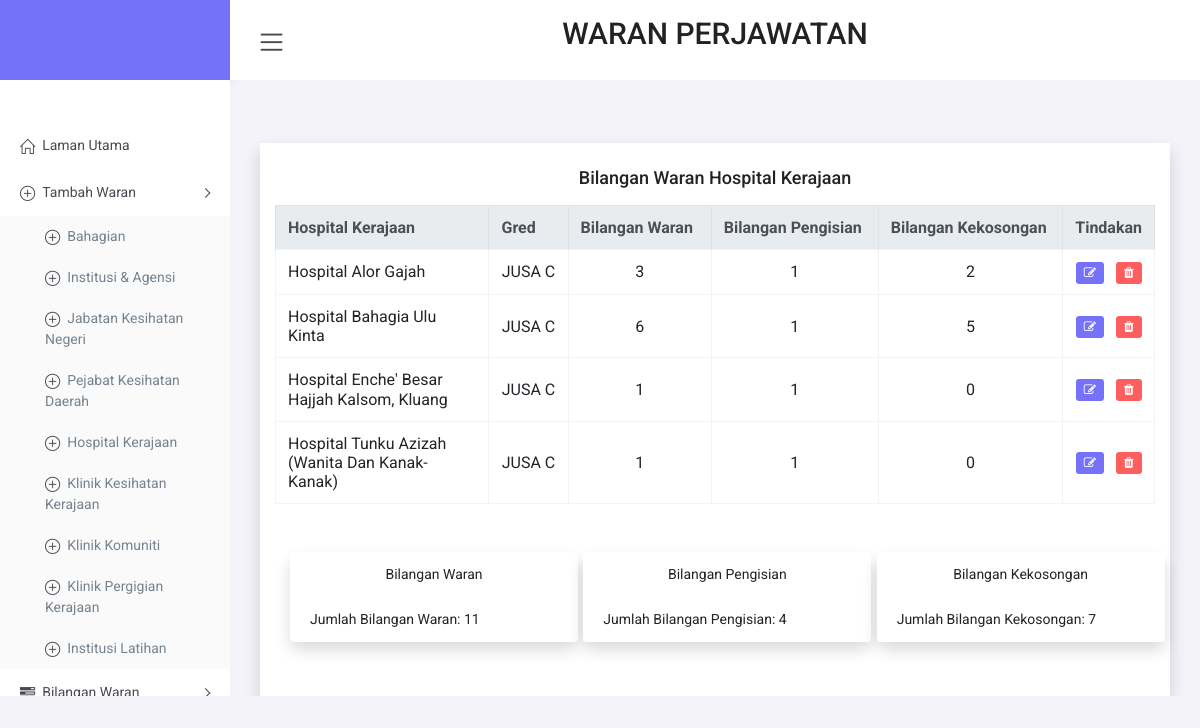
/admin/manage-hospital.php (signed in), run on the app's committed database.
### tables this page shows
CREATE TABLE `data_hospital` (
  `id` int(11) NOT NULL AUTO_INCREMENT,
  `hospital` varchar(255) NOT NULL,
  PRIMARY KEY (`id`)
);

CREATE TABLE `hospital` (
  `id` int(50) NOT NULL AUTO_INCREMENT,
  `id_hospital` int(11) NOT NULL,
  `gred` varchar(255) NOT NULL,
  `bil_waran` int(50) NOT NULL,
  `bil_isi` int(50) NOT NULL,
  `bil_kosong` int(50) NOT NULL,
  PRIMARY KEY (`id`)
);

### admin/manage-hospital.php (the view, shortened to what this page needs)
<head>
<link href="https://cdn.jsdelivr.net/npm/bootstrap@5.0.2/dist/css/bootstrap.min.css" rel="stylesheet">
<link href="https://cdn.jsdelivr.net/npm/simple-datatables@latest/dist/style.css" rel="stylesheet" type="text/css">
</head>
<?php
    require_once "include/header.php";
?>
<?php
    require_once "include/header.php";
?>
<div class="container bg-white shadow">
    <div class="py-4 mt-5">
    <div class='text-center pb-2'><h4>Bilangan Waran Hospital Kerajaan</h4></div>
    <table style="width:100%" class="table-hover text-center ">
    <tr class="bg-dark">
    <table class="table datatable">
                <thead>
                <tr class="thead-light">
                <th>Hospital Kerajaan</th>
                <th>Gred</th>
                <th>Bilangan Waran</th>
                <th>Bilangan Pengisian</th>
                <th>Bilangan Kekosongan</th>
                <th>Tindakan</th>
             </tr>
              </thead>
              <tbody>
              <?php
              include '../connection.php';
              $sql = "SELECT * FROM data_hospital INNER JOIN hospital ON data_hospital.id = hospital.id_hospital";
              $results = mysqli_query($conn, $sql);
                    while($data_hospital=mysqli_fetch_array($results)){
                    $id=$data_hospital["id"];
                    echo "<tr>";
                    echo "<td style=\"width:24.3%\">".$data_hospital["hospital"]."</td>";
                    echo "<td style=\"width:9%\" align=\"center\">".$data_hospital["gred"]."</td>";
                    echo "<td style=\"width:16.3%\" align=\"center\">".$data_hospital["bil_waran"]."</td>";
                    echo "<td style=\"width:19%\" align=\"center\">".$data_hospital["bil_isi"]."</td>";
                    echo "<td style=\"width:21%\" align=\"center\">".$data_hospital["bil_kosong"]."</td>";
                    echo "<td align=\"center\">","<a class=\"btn-sm btn-primary\" href=\"edit-hospital.php?id= {$id}\" role=\"button\"><i class=\"fa fa-edit\"></i></a>"
                    ," &nbsp;	<a href=\"javascript:void(0)\" class=\"btn-sm btn-danger delete_btn_ajax\" role=\"button\"><i class=\"fa fa-trash\"></i></a>";
                    ?><input type="hidden" class="delete_id_value" value="<?php echo $data_hospital['id'] ?>"><?php
        echo "</tr>";
                    }
                  ?>
     </tbody>
    </table>
<div class="container">
    <div class="row mt-5">
        <div class="col-4">
            <div class="card shadow " style="width: 18rem;">
                <ul class="list-group list-group-flush">
                    <li class="list-group-item text-center">Bilangan Waran</li>
                    <li class="list-group-item">
                        <?php
                            $total_waran = "SELECT SUM(bil_waran) FROM hospital";
                            $result = mysqli_query ($conn , $total_waran);
                            while($row = mysqli_fetch_array($result)){
                                echo " Jumlah Bilangan Waran: ". $row['SUM(bil_waran)'];
                            }
                        ?>
                     </li>
                </ul>
            </div>
        </div>
        <div class="col-4">
            <div class="card shadow " style="width: 18rem;">
                <ul class="list-group list-group-flush">
                    <li class="list-group-item text-center">Bilangan Pengisian</li>
                    <li class="list-group-item">
                        <?php
                            $total_isi = "SELECT SUM(bil_isi) FROM hospital";
                            $result = mysqli_query ($conn , $total_isi);
                            while($row = mysqli_fetch_array($result)){
                                echo " Jumlah Bilangan Pengisian: ". $row['SUM(bil_isi)'];
                            }
                        ?>
                    </li>
                </ul>
            </div>
        </div>
        <div class="col-4">
            <div class="card shadow " style="width: 18rem;">
                <ul class="list-group list-group-flush">
                    <li class="list-group-item text-center">Bilangan Kekosongan</li>
                    <li class="list-group-item">
                        <?php
                            $total_kosong = "SELECT SUM(bil_kosong) FROM hospital";
                            $result = mysqli_query ($conn , $total_kosong);
                            while($row = mysqli_fetch_array($result)){
                                echo " Jumlah Bilangan Kekosongan: ". $row['SUM(bil_kosong)'];
                            }
                        ?>
                    </li>
                </ul>
            </div>
        </div>
    </div>
</div>
</div>
</div>
<?php
    require_once "include/footer.php";
?>
<?php
    require_once "include/footer.php";
?>
  <link href="https://cdn.jsdelivr.net/npm/simple-datatables@latest/dist/style.css" rel="stylesheet" type="text/css">

### admin/manage-hospital.php (style rules this page uses)
table, th, td { border: 1px solid black; padding: 15px; }
table { border-spacing: 10px; }

### data on the page
data_hospital: hospital "Hospital Alor Gajah", hospital.gred "JUSA C", hospital.bil_waran "3", hospital.bil_isi "1", hospital.bil_kosong "2"
data_hospital: hospital "Hospital Bahagia Ulu Kinta", hospital.gred "JUSA C", hospital.bil_waran "6", hospital.bil_isi "1", hospital.bil_kosong "5"
data_hospital: hospital "Hospital Enche' Besar Hajjah Kalsom, Kluang", hospital.gred "JUSA C", hospital.bil_waran "1", hospital.bil_isi "1", hospital.bil_kosong "0"
data_hospital: hospital "Hospital Tunku Azizah (Wanita Dan Kanak-Kanak)", hospital.gred "JUSA C", hospital.bil_waran "1", hospital.bil_isi "1", hospital.bil_kosong "0"

### other printed values
$row['SUM(bil_waran)'] "11"
$row['SUM(bil_isi)'] "4"
$row['SUM(bil_kosong)'] "7"
